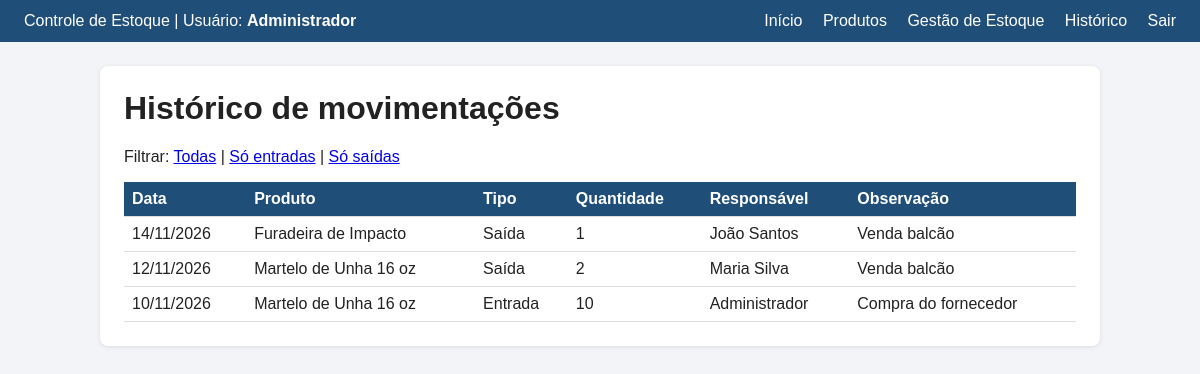
The app's page /11-projeto-completo-estoque/historico.php (signed in) with its own data.
### tables this page shows
CREATE TABLE movimentacoes (
    id INT AUTO_INCREMENT PRIMARY KEY,
    produto_id INT NOT NULL,
    usuario_id INT NOT NULL,
    tipo ENUM('entrada', 'saida') NOT NULL,
    quantidade INT NOT NULL,
    data_movimentacao DATE NOT NULL,
    observacao VARCHAR(255),
     
    FOREIGN KEY (produto_id) REFERENCES produtos(id) ON DELETE CASCADE,
    FOREIGN KEY (usuario_id) REFERENCES usuarios(id)
);

CREATE TABLE produtos (
    id INT AUTO_INCREMENT PRIMARY KEY,
    nome VARCHAR(100) NOT NULL,
    descricao TEXT,
    categoria VARCHAR(50),
    marca VARCHAR(50),
    preco DECIMAL(10,2) NOT NULL DEFAULT 0,
    quantidade INT NOT NULL DEFAULT 0,        
    estoque_minimo INT NOT NULL DEFAULT 0     
);

CREATE TABLE usuarios (
    id INT AUTO_INCREMENT PRIMARY KEY,
    nome VARCHAR(100) NOT NULL,
    login VARCHAR(50) NOT NULL UNIQUE,
    senha VARCHAR(255) NOT NULL           
);

### 11-projeto-completo-estoque/funcoes.php (called while the page is built, shortened)
<?php
function e($texto) {
    return htmlspecialchars((string)$texto);
}
function data_br($data) {
    return date('d/m/Y', strtotime($data));
}
?>

### 11-projeto-completo-estoque/historico.php (the view, shortened to what this page needs)
<?php
include "conexao.php";
include "funcoes.php";
$where = "";
$sql = "SELECT m.*, p.nome AS produto, u.nome AS usuario
        FROM movimentacoes m
        INNER JOIN produtos p ON m.produto_id = p.id
        INNER JOIN usuarios u ON m.usuario_id = u.id
        $where
        ORDER BY m.data_movimentacao DESC, m.id DESC";
$movs = mysqli_query($conexao, $sql);
include "topo.php";
?>
    <h1>Histórico de movimentações</h1>
    <p>
        Filtrar:
        <a href="historico.php">Todas</a> |
        <a href="historico.php?tipo=entrada">Só entradas</a> |
        <a href="historico.php?tipo=saida">Só saídas</a>
    </p>
    <table>
        <tr>
            <th>Data</th>
            <th>Produto</th>
            <th>Tipo</th>
            <th>Quantidade</th>
            <th>Responsável</th>
            <th>Observação</th>
        </tr>
        <?php while ($m = mysqli_fetch_assoc($movs)) { ?>
            <tr>
                <td><?php echo data_br($m['data_movimentacao']); ?></td>
                <td><?php echo e($m['produto']); ?></td>
                <td><?php echo $m['tipo'] == 'entrada' ? 'Entrada' : 'Saída'; ?></td>
                <td><?php echo $m['quantidade']; ?></td>
                <td><?php echo e($m['usuario']); ?></td>
                <td><?php echo e($m['observacao']); ?></td>
            </tr>
        <?php } ?>
    </table>
<?php include "rodape.php"; ?>

### 11-projeto-completo-estoque/topo.php (shortened to what this page needs)
<!DOCTYPE html>
<html lang="pt-br">
<head>
    <link rel="stylesheet" href="estilo.css">
</head>
<body>
    <div class="topo">
        <span>Controle de Estoque | Usuário: <strong><?php echo e($_SESSION['usuario_nome']); ?></strong></span>
        <nav>
            <a href="principal.php">Início</a>
            <a href="produtos.php">Produtos</a>
            <a href="estoque.php">Gestão de Estoque</a>
            <a href="historico.php">Histórico</a>
            <a href="logout.php">Sair</a>
        </nav>
    </div>
    <div class="conteudo">

### 11-projeto-completo-estoque/rodape.php
    </div>
</body>
</html>

### 11-projeto-completo-estoque/estilo.css (style rules this page uses)
:root { --cor-principal: #1f4e79; --cor-fundo: #f2f4f7; --cor-texto: #222; --cor-perigo: #c0392b; --cor-sucesso: #1e8449; --cor-aviso: #b9770e; }
* { box-sizing: border-box; }
body { margin: 0; font-family: Arial, Helvetica, sans-serif; background: var(--cor-fundo); color: var(--cor-texto); }
.topo { background: var(--cor-principal); color: white; padding: 12px 24px; display: flex; justify-content: space-between; align-items: center; flex-wrap: wrap; gap: 10px; }
.topo a { color: white; text-decoration: none; margin-left: 16px; }
.conteudo { max-width: 1000px; margin: 24px auto; padding: 24px; background: white; border-radius: 8px; box-shadow: 0 1px 4px rgba(0,0,0,0.1); }
h1 { margin-top: 0; }
table { width: 100%; border-collapse: collapse; margin-top: 16px; }
th, td { padding: 8px; border-bottom: 1px solid #ddd; text-align: left; }
th { background: var(--cor-principal); color: white; }

### records on screen
movimentacoes: data_movimentacao "14/11/2026", produto.nome "Furadeira de Impacto", tipo "Saída", quantidade "1", usuario.nome "João Santos", observacao "Venda balcão"
movimentacoes: data_movimentacao "12/11/2026", produto.nome "Martelo de Unha 16 oz", tipo "Saída", quantidade "2", usuario.nome "Maria Silva", observacao "Venda balcão"
movimentacoes: data_movimentacao "10/11/2026", produto.nome "Martelo de Unha 16 oz", tipo "Entrada", quantidade "10", usuario.nome "Administrador", observacao "Compra do fornecedor"

### other values on screen
$_SESSION['usuario_nome'] "Administrador"
